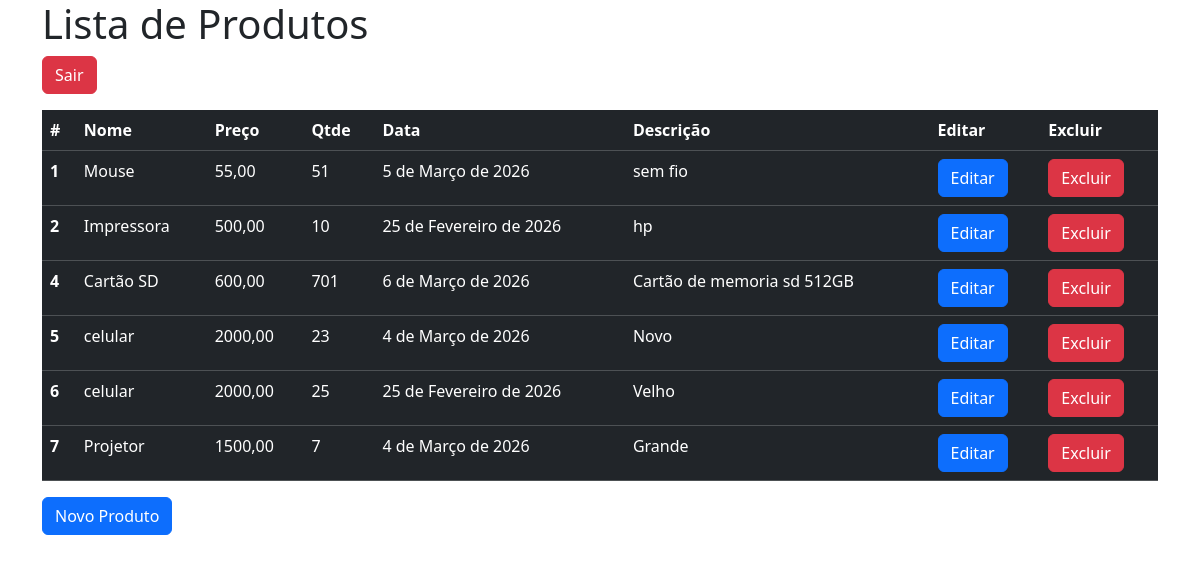
/produto (signed in), run on the app's committed database.
### aplicacao/models.py (models this page shows)
class Produto(models.Model):
    nome = models.CharField(max_length=100, null=True, blank=True)
    preco = models.DecimalField(decimal_places=2, max_digits=10, null=True, blank=True)
    qtd = models.IntegerField(null=True, blank=True)
    descricao = models.CharField(max_length=250, null=True, blank= True)
    data = models.DateField(null=True, blank= True)

### aplicacao/views.py (the view)
# urls.py: path('produto', produto, name="urlproduto"),
@login_required(login_url="urlentrar")
def produto(request):
    produtos = Produto.objects.all()
    context = {'produtos': produtos}
    return render(request, "produto.html", context)

### aplicacao/templates/produto.html (shortened to what this page needs)
{% load bootstrap5 %}
<!DOCTYPE html>
<html lang="pt-br">
<head>
    {% bootstrap_css %}
</head>
<body>
   <div class="container">
   <h1>Lista de Produtos</h1>
   <div class="mb-3">
    <a href="{% url 'urlsair' %}" class="btn btn-danger">Sair</a>
   </div>
   <table class="table table-dark table-hover">
   <thead>
    <tr>
        <th scope="coll">#</th>
        <th scope="coll">Nome</th>
        <th scope="coll">Preço</th>
        <th scope="coll">Qtde</th>
        <th scope="coll">Data</th>
        <th scope="coll">Descrição</th>
        <th scope="coll">Editar</th>
        <th scope="coll">Excluir</th>
    </tr>
   </thead>
   <tbody>
    {% for p in produtos %}
    <tr>
        <th scope="row">{{p.id}}</th>
        <td> {{p.nome}}</td>
        <td> {{p.preco}}</td>
        <td> {{p.qtd}}</td>
        <td> {{p.data}}</td>
        <td> {{p.descricao}}</td>
        <td>
            <form action="{% url 'urleditarProduto' p.id %}" method="GET">
                <input type="submit" value="Editar" class="btn btn-primary">
            </form>
        </td>
        <td>
            <form action="{% url 'urlexcluirProduto' p.id %}" method="POST">
                <input type="submit" value="Excluir" class="btn btn-danger">
            </form>
        </td>
    </tr>
    {% endfor %}
   </tbody>
   </table>
   <form action="{% url 'urlcadastrarProduto' %}" method="POST">
        <input type="submit" value="Novo Produto" class="btn btn-primary">
   </form>
   </div>
</body>
</html>

### data on the page
Produto: id "1", nome "Mouse", preco "55,00", qtd "51", data "5 de Março de 2026", descricao "sem fio"
Produto: id "2", nome "Impressora", preco "500,00", qtd "10", data "25 de Fevereiro de 2026", descricao "hp"
Produto: id "4", nome "Cartão SD", preco "600,00", qtd "701", data "6 de Março de 2026", descricao "Cartão de memoria sd 512GB"
Produto: id "5", nome "celular", preco "2000,00", qtd "23", data "4 de Março de 2026", descricao "Novo"
Produto: id "6", nome "celular", preco "2000,00", qtd "25", data "25 de Fevereiro de 2026", descricao "Velho"
Produto: id "7", nome "Projetor", preco "1500,00", qtd "7", data "4 de Março de 2026", descricao "Grande"
